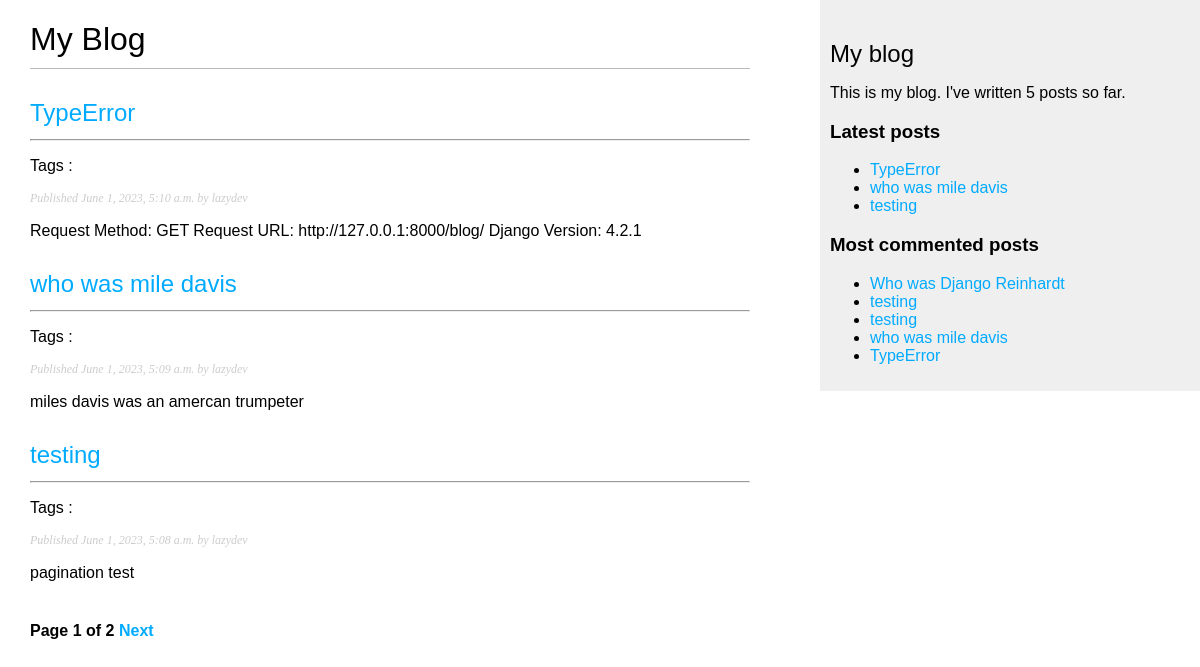
Page /blog/ on the earlier database version.
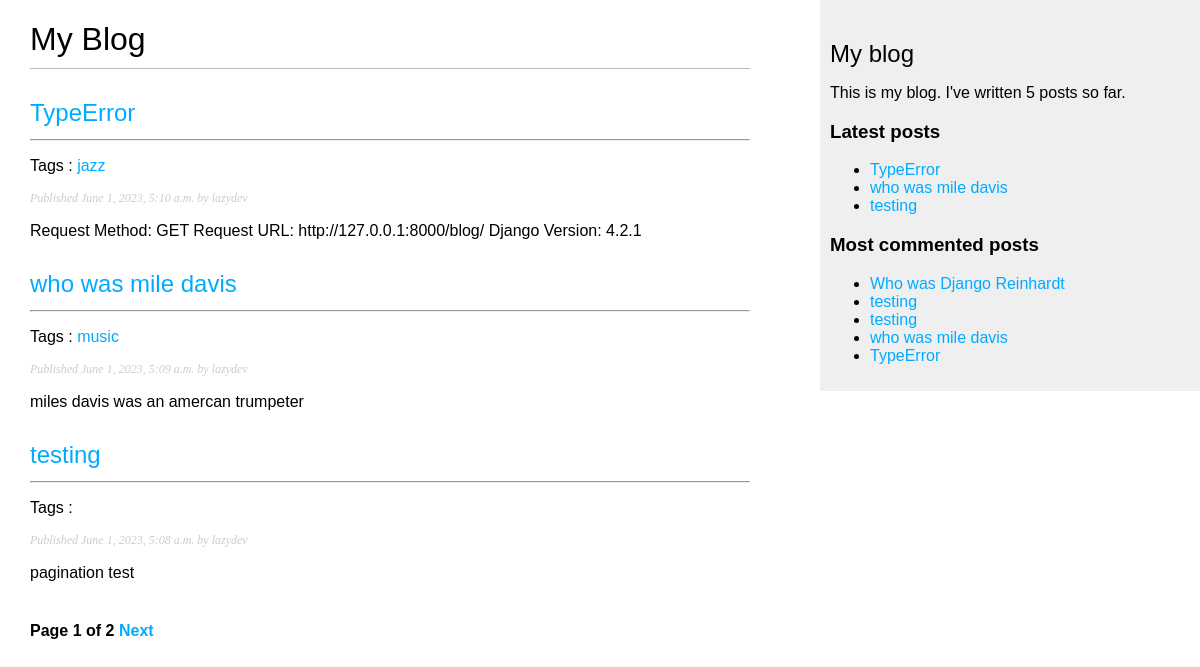
Same page on the later database version.
### blog/models.py (models this page shows, shortened)
class Post(models.Model):
    class Status(models.TextChoices):
        DRAFT = 'DF', 'Draft'
        PUBLISHED = 'PB', 'Published'
    title = models.CharField(max_length=250)
    slug = models.SlugField(max_length=250, unique_for_date='publish')
    author = models.ForeignKey(User, on_delete=models.CASCADE, related_name='blog_posts')
    body = models.TextField()
    tags = TaggableManager()
    publish = models.DateTimeField(default=timezone.now)
    created = models.DateTimeField(auto_now_add=True)
    updated = models.DateTimeField(auto_now=True)
    status = models.CharField(max_length=2, choices=Status.choices, default=Status.DRAFT)
    objects = models.Manager()
    published = PublishedManager()
    class Meta:
        ordering = ['-publish']
        indexes = [
            models.Index(fields=['-publish']),
        ]
    def get_absolute_url(self):
        return reverse("blog:post_detail", args=[self.publish.year,
                                        self.publish.month,
                                        self.publish.day,
                                        self.slug])

### blog/views.py (the view)
# urls.py: path('', views.post_list, name='post_list'),
def post_list(request, tag_slug=None):
    post_list = Post.published.all()
    tag = None
    if tag_slug:
        tag = get_object_or_404(Tag, slug=tag_slug)
        post_list = post_list.filter(tags__in=[tag])
    paginator = Paginator(post_list, 3)
    page_number = request.GET.get('page', 1)
    try:
        posts = paginator.page(page_number)
    except PageNotAnInteger:
        posts = paginator.page(1)
    except EmptyPage:
        posts = paginator.page(paginator.num_pages)
    return render(request, 'blog/post/list.html',
                  {'posts': posts, 'tag':tag})

### blog/models.py (called while the page is built)
    def get_queryset(self):
        return super().get_queryset().filter(status=Post.Status.PUBLISHED)

### blog/templatetags/blog_tags.py (called while the page is built)
@register.simple_tag
def total_posts():
    return Post.published.count()

@register.inclusion_tag('blog/post/latest_posts.html')
def show_latest_posts(count=5):
    latest_posts = Post.published.order_by('-publish')[:count]
    return {'latest_posts': latest_posts}

@register.simple_tag
def get_most_commented_posts(count=5):
   return Post.published.annotate(total_comments=Count('comments')).order_by('-total_comments')[:count]

@register.filter(name='markdown')
def markdown_format(text):
   return mark_safe(markdown.markdown(text))

### blog/templates/blog/post/list.html (shortened to what this page needs)
{% extends "blog/base.html" %}
{% load blog_tags %}
{% block content %}
 <h1>My Blog</h1>
    {% for post in posts %}
 <h2>
 <a href="{{post.get_absolute_url}}">
    {{ post.title }}
 </a>
 <hr>
 </h2>
 <P class="tags">Tags :  {% for tag in post.tags.all %}
   <a href="{% url "blog:post_list_by_tag" tag.slug %}">
   {{ tag.name }}
   </a>
   {% endfor %}</P>
 <p class="date">
   Published {{ post.publish }} by {{ post.author }}
 </p>
 {{ post.body|markdown|truncatewords_html:30 }}
 {% endfor %}
 {% include 'pagination.html' with page=posts%}
{% endblock %}

### blog/templates/blog/base.html (shortened to what this page needs)
{% load blog_tags %}
{% load static %}
<!DOCTYPE html>
<html>
    <head>
        <link href="{% static "css/blog.css" %}" rel="stylesheet">
    </head>
    <body>
        <div id="content">
            {% block content %}
            {% endblock %}
        </div>
        <div id="sidebar">
            <h2>My blog</h2>
            <p>This is my blog.
            I've written {% total_posts %} posts so far.</p>
            <h3>Latest posts</h3>
            {% show_latest_posts 3 %}
            <h3>Most commented posts</h3>
            {% get_most_commented_posts as most_commented_posts %}
            <ul>
            {% for post in most_commented_posts %}
            <li>
            <a href="{{ post.get_absolute_url }}">{{ post.title }}</a>
            </li>
            {% endfor %}
        </div>
    </body>
</html>

### blog/templates/pagination.html (shortened to what this page needs)
<div class="pagination">
    <span class="step-links">
    <span class="current">
    Page {{ page.number }} of {{ page.paginator.num_pages }}
    </span>
    {% if page.has_next %}
    <a href="?page={{ page.next_page_number }}">Next</a>
    {% endif %}
    </span>
   </div>

### blog/templates/blog/post/latest_posts.html
<ul>
    {% for post in latest_posts %}
    <li>
    <a href="{{ post.get_absolute_url }}">{{ post.title }}</a>
    </li>
    {% endfor %}
</ul>

### blog/static/css/blog.css (style rules this page uses)
body { margin:0; padding:0; font-family:helvetica, sans-serif; }
a { color:#00abff; text-decoration:none; }
h1 { font-weight:normal; border-bottom:1px solid #bbb; padding:0 0 10px 0; }
h2 { font-weight:normal; margin:30px 0 0; }
#content { float:left; width:60%; padding:0 0 0 30px; }
#sidebar { float:right; width:30%; padding:10px; background:#efefef; height:100%; }
p.date { color:#ccc; font-family: georgia, serif; font-size: 12px; font-style: italic; }
.pagination { margin:40px 0; font-weight:bold; }

Differences in the rows shown:
changed Post "TypeError": gains Tag (name "jazz")
changed Post "who was mile davis": gains Tag (name "music")
